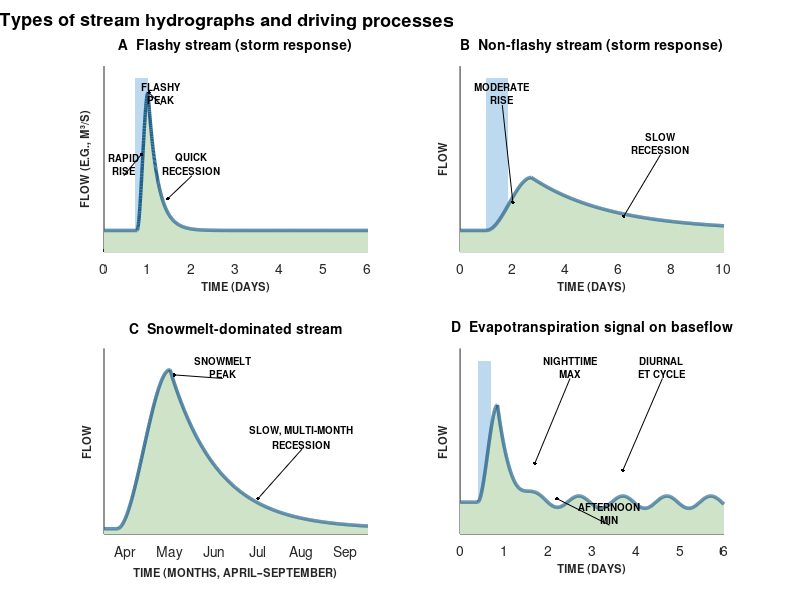

This chart was generated by the following MATLAB code:
% Types of stream hydrographs and driving processes (Figure 2.3)
% Chapter 2 draft; author code (comment in Chapter 2 docx, truncated at Word's 2048-character comment limit) completed from the figure image in the draft
% Run: run hydrograph_types.m -> figure_matlab.png (MATLAB or GNU Octave)
clear; close all;
rf = @(t, t0, tp, peak, rec, base) base + (t >= t0 & t < tp) .* peak .* (3 * ((t - t0) / (tp - t0)).^2 - 2 * ((t - t0) / (tp - t0)).^3) ...
     + (t >= tp) .* (peak .* exp(-(t - tp) / rec));
t{1} = linspace(0, 6, 1500);    q{1} = rf(t{1}, 0.75, 1.0, 0.78, 0.22, 0.12);
t{2} = linspace(0, 10, 1500);   q{2} = rf(t{2}, 1.0, 2.7, 0.30, 3.0, 0.12);
t{3} = linspace(0.5, 6.5, 1500); q{3} = rf(t{3}, 0.8, 2.0, 0.90, 1.1, 0.03);
t{4} = linspace(0, 6, 3000);    q{4} = rf(t{4}, 0.4, 0.85, 0.55, 0.28, 0.18);
q{4} = q{4} + 0.035 * sin(2 * pi * (t{4} - 0.45)) .* (1 - exp(-max(t{4} - 0.85, 0) / 0.4)) .* (t{4} > 0.85);
figure('Visible', 'off', 'Position', [100 100 1100 640], 'Color', 'w');
subplot(2, 2, 1); hold on;
patch('XData', [0.7 1.0 1.0 0.7]', 'YData', [0 0 0.98 0.98]', 'FaceColor', [0.737 0.851 0.937], 'EdgeColor', 'none');
patch('XData', [t{1} fliplr(t{1})]', 'YData', [q{1} zeros(size(q{1}))]', 'FaceColor', [0.812 0.89 0.784], 'EdgeColor', 'none');
plot(t{1}, q{1}, '-', 'Color', [0.122 0.373 0.545], 'LineWidth', 2.5);
xlim([0 6]); ylim([0 1.05]); set(gca, 'YTick', []);
xlabel('TIME (DAYS)', 'FontWeight', 'bold', 'FontSize', 8); ylabel('FLOW (E.G., M³/S)', 'FontWeight', 'bold', 'FontSize', 8);
title('A  Flashy stream (storm response)', 'FontSize', 10, 'FontWeight', 'bold');
text(1.3, 0.9, {'FLASHY', 'PEAK'}, 'FontWeight', 'bold', 'FontSize', 7, 'HorizontalAlignment', 'center'); plot([1.3 1.02], [0.8300000000000001 0.9], 'k-'); plot(1.02, 0.9, 'k.', 'MarkerSize', 8);
text(0.45, 0.5, {'RAPID', 'RISE'}, 'FontWeight', 'bold', 'FontSize', 7, 'HorizontalAlignment', 'center'); plot([0.45 0.85], [0.43 0.55], 'k-'); plot(0.85, 0.55, 'k.', 'MarkerSize', 8);
text(2.0, 0.5, {'QUICK', 'RECESSION'}, 'FontWeight', 'bold', 'FontSize', 7, 'HorizontalAlignment', 'center'); plot([2.0 1.45], [0.43 0.3], 'k-'); plot(1.45, 0.3, 'k.', 'MarkerSize', 8);
box off;
subplot(2, 2, 2); hold on;
patch('XData', [1.0 1.8 1.8 1.0]', 'YData', [0 0 0.98 0.98]', 'FaceColor', [0.737 0.851 0.937], 'EdgeColor', 'none');
patch('XData', [t{2} fliplr(t{2})]', 'YData', [q{2} zeros(size(q{2}))]', 'FaceColor', [0.812 0.89 0.784], 'EdgeColor', 'none');
plot(t{2}, q{2}, '-', 'Color', [0.122 0.373 0.545], 'LineWidth', 2.5);
xlim([0 10]); ylim([0 1.05]); set(gca, 'YTick', []);
xlabel('TIME (DAYS)', 'FontWeight', 'bold', 'FontSize', 8); ylabel('FLOW', 'FontWeight', 'bold', 'FontSize', 8);
title('B  Non-flashy stream (storm response)', 'FontSize', 10, 'FontWeight', 'bold');
text(1.6, 0.9, {'MODERATE', 'RISE'}, 'FontWeight', 'bold', 'FontSize', 7, 'HorizontalAlignment', 'center'); plot([1.6 2.0], [0.8300000000000001 0.28], 'k-'); plot(2.0, 0.28, 'k.', 'MarkerSize', 8);
text(7.6, 0.62, {'SLOW', 'RECESSION'}, 'FontWeight', 'bold', 'FontSize', 7, 'HorizontalAlignment', 'center'); plot([7.6 6.2], [0.55 0.2], 'k-'); plot(6.2, 0.2, 'k.', 'MarkerSize', 8);
box off;
subplot(2, 2, 3); hold on;
patch('XData', [t{3} fliplr(t{3})]', 'YData', [q{3} zeros(size(q{3}))]', 'FaceColor', [0.812 0.89 0.784], 'EdgeColor', 'none');
plot(t{3}, q{3}, '-', 'Color', [0.122 0.373 0.545], 'LineWidth', 2.5);
xlim([0.5 6.5]); ylim([0 1.05]); set(gca, 'YTick', []);
set(gca, 'XTick', [1 2, 3, 4, 5, 6], 'XTickLabel', {'Apr', 'May', 'Jun', 'Jul', 'Aug', 'Sep'});
xlabel('TIME (MONTHS, APRIL–SEPTEMBER)', 'FontWeight', 'bold', 'FontSize', 8); ylabel('FLOW', 'FontWeight', 'bold', 'FontSize', 8);
title('C  Snowmelt-dominated stream', 'FontSize', 10, 'FontWeight', 'bold');
text(3.2, 0.95, {'SNOWMELT', 'PEAK'}, 'FontWeight', 'bold', 'FontSize', 7, 'HorizontalAlignment', 'center'); plot([3.2 2.1], [0.8799999999999999 0.9], 'k-'); plot(2.1, 0.9, 'k.', 'MarkerSize', 8);
text(5.0, 0.55, {'SLOW, MULTI-MONTH', 'RECESSION'}, 'FontWeight', 'bold', 'FontSize', 7, 'HorizontalAlignment', 'center'); plot([5.0 4.0], [0.48000000000000004 0.2], 'k-'); plot(4.0, 0.2, 'k.', 'MarkerSize', 8);
box off;
subplot(2, 2, 4); hold on;
patch('XData', [0.4 0.7 0.7 0.4]', 'YData', [0 0 0.98 0.98]', 'FaceColor', [0.737 0.851 0.937], 'EdgeColor', 'none');
patch('XData', [t{4} fliplr(t{4})]', 'YData', [q{4} zeros(size(q{4}))]', 'FaceColor', [0.812 0.89 0.784], 'EdgeColor', 'none');
plot(t{4}, q{4}, '-', 'Color', [0.122 0.373 0.545], 'LineWidth', 2.5);
xlim([0 6]); ylim([0 1.05]); set(gca, 'YTick', []);
xlabel('TIME (DAYS)', 'FontWeight', 'bold', 'FontSize', 8); ylabel('FLOW', 'FontWeight', 'bold', 'FontSize', 8);
title('D  Evapotranspiration signal on baseflow', 'FontSize', 10, 'FontWeight', 'bold');
text(2.5, 0.95, {'NIGHTTIME', 'MAX'}, 'FontWeight', 'bold', 'FontSize', 7, 'HorizontalAlignment', 'center'); plot([2.5 1.7], [0.8799999999999999 0.4], 'k-'); plot(1.7, 0.4, 'k.', 'MarkerSize', 8);
text(3.4, 0.12, {'AFTERNOON', 'MIN'}, 'FontWeight', 'bold', 'FontSize', 7, 'HorizontalAlignment', 'center'); plot([3.4 2.2], [0.04999999999999999 0.2], 'k-'); plot(2.2, 0.2, 'k.', 'MarkerSize', 8);
text(4.6, 0.95, {'DIURNAL', 'ET CYCLE'}, 'FontWeight', 'bold', 'FontSize', 7, 'HorizontalAlignment', 'center'); plot([4.6 3.7], [0.8799999999999999 0.36], 'k-'); plot(3.7, 0.36, 'k.', 'MarkerSize', 8);
box off;
annotation('textbox', [0 0.95 1 0.05], 'String', 'Types of stream hydrographs and driving processes', 'EdgeColor', 'none', 'HorizontalAlignment', 'center', 'FontWeight', 'bold', 'FontSize', 13);
print('-dpng', '-r150', 'figure_matlab.png');
